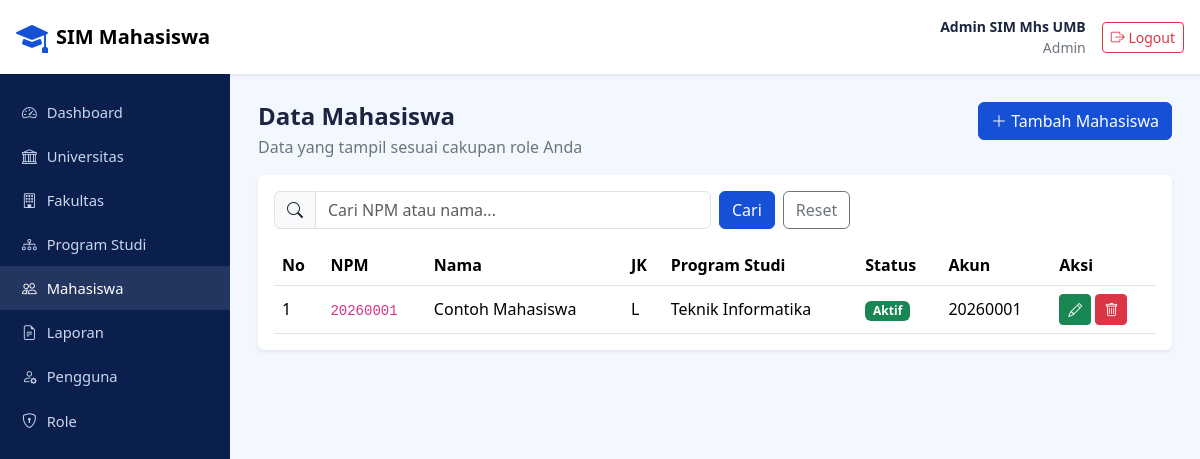
The app's page /pages/mahasiswa.php (signed in) with its own data.
### tables this page shows
CREATE TABLE `mahasiswa` (
  `id_mahasiswa` bigint unsigned NOT NULL AUTO_INCREMENT,
  `id_pengguna` bigint unsigned DEFAULT NULL,
  `id_program_studi` bigint unsigned NOT NULL,
  `npm` varchar(30) NOT NULL,
  `nama_mahasiswa` varchar(200) NOT NULL,
  `jenis_kelamin` enum('L','P') NOT NULL,
  `tempat_lahir` varchar(100) DEFAULT NULL,
  `tanggal_lahir` date DEFAULT NULL,
  `tanggal_masuk` date NOT NULL,
  `alamat` text,
  `status_mahasiswa` enum('Aktif','Cuti','Lulus','Mengundurkan Diri','Drop Out','Tidak Aktif') NOT NULL DEFAULT 'Aktif',
  `created_at` timestamp NOT NULL DEFAULT CURRENT_TIMESTAMP,
  `updated_at` timestamp NOT NULL DEFAULT CURRENT_TIMESTAMP ON UPDATE CURRENT_TIMESTAMP,
  PRIMARY KEY (`id_mahasiswa`),
  UNIQUE KEY `uk_mahasiswa_npm` (`npm`),
  UNIQUE KEY `uk_mahasiswa_pengguna` (`id_pengguna`),
  KEY `idx_mahasiswa_prodi` (`id_program_studi`),
  KEY `idx_mahasiswa_nama` (`nama_mahasiswa`),
  KEY `idx_mahasiswa_status` (`status_mahasiswa`),
  CONSTRAINT `fk_mahasiswa_pengguna` FOREIGN KEY (`id_pengguna`) REFERENCES `pengguna` (`id_pengguna`) ON DELETE SET NULL ON UPDATE CASCADE,
  CONSTRAINT `fk_mahasiswa_prodi` FOREIGN KEY (`id_program_studi`) REFERENCES `program_studi` (`id_program_studi`) ON UPDATE CASCADE
);

CREATE TABLE `program_studi` (
  `id_program_studi` bigint unsigned NOT NULL AUTO_INCREMENT,
  `id_fakultas` bigint unsigned NOT NULL,
  `kode_program_studi` varchar(20) NOT NULL,
  `nama_program_studi` varchar(200) NOT NULL,
  `jenjang` varchar(20) NOT NULL DEFAULT 'S1',
  `status_aktif` enum('Aktif','Tidak Aktif') NOT NULL DEFAULT 'Aktif',
  `created_at` timestamp NOT NULL DEFAULT CURRENT_TIMESTAMP,
  `updated_at` timestamp NOT NULL DEFAULT CURRENT_TIMESTAMP ON UPDATE CURRENT_TIMESTAMP,
  PRIMARY KEY (`id_program_studi`),
  UNIQUE KEY `uk_prodi_fakultas_kode` (`id_fakultas`,`kode_program_studi`),
  CONSTRAINT `fk_prodi_fakultas` FOREIGN KEY (`id_fakultas`) REFERENCES `fakultas` (`id_fakultas`) ON UPDATE CASCADE
);

CREATE TABLE `pengguna` (
  `id_pengguna` bigint unsigned NOT NULL AUTO_INCREMENT,
  `id_role` smallint unsigned NOT NULL,
  `id_universitas` bigint unsigned DEFAULT NULL,
  `id_fakultas` bigint unsigned DEFAULT NULL,
  `id_program_studi` bigint unsigned DEFAULT NULL,
  `username` varchar(100) NOT NULL,
  `password_hash` varchar(255) NOT NULL,
  `nama_lengkap` varchar(200) NOT NULL,
  `email` varchar(150) DEFAULT NULL,
  `no_hp` varchar(30) DEFAULT NULL,
  `status_aktif` enum('Aktif','Tidak Aktif') NOT NULL DEFAULT 'Aktif',
  `last_login` datetime DEFAULT NULL,
  `created_at` timestamp NOT NULL DEFAULT CURRENT_TIMESTAMP,
  `updated_at` timestamp NOT NULL DEFAULT CURRENT_TIMESTAMP ON UPDATE CURRENT_TIMESTAMP,
  PRIMARY KEY (`id_pengguna`),
  UNIQUE KEY `username` (`username`),
  KEY `idx_pengguna_role` (`id_role`),
  KEY `idx_pengguna_universitas` (`id_universitas`),
  KEY `idx_pengguna_fakultas` (`id_fakultas`),
  KEY `idx_pengguna_prodi` (`id_program_studi`),
  CONSTRAINT `fk_pengguna_fakultas` FOREIGN KEY (`id_fakultas`) REFERENCES `fakultas` (`id_fakultas`) ON UPDATE CASCADE,
  CONSTRAINT `fk_pengguna_prodi` FOREIGN KEY (`id_program_studi`) REFERENCES `program_studi` (`id_program_studi`) ON UPDATE CASCADE,
  CONSTRAINT `fk_pengguna_role` FOREIGN KEY (`id_role`) REFERENCES `roles` (`id_role`) ON UPDATE CASCADE,
  CONSTRAINT `fk_pengguna_universitas` FOREIGN KEY (`id_universitas`) REFERENCES `universitas` (`id_universitas`) ON UPDATE CASCADE
);

### includes/mahasiswa_helper.php (called while the page is built, shortened)
<?php
function bisa_kelola_mhs(): bool {
    return in_array($_SESSION['kode_role'] ?? '', ['ADMIN', 'OPERATOR_PRODI'], true);
}
function scope_mhs(): array {
    $role = $_SESSION['kode_role'] ?? '';
    return ['1=1', '', []];
}

### includes/helper.php (called while the page is built, shortened)
<?php
function e($t) {
    return htmlspecialchars((string)$t, ENT_QUOTES, 'UTF-8');
}

### pages/mahasiswa.php (the view, shortened to what this page needs)
<?php
require_once __DIR__ . '/../includes/helper.php';
require_once __DIR__ . '/../config/koneksi.php';
require_once __DIR__ . '/../includes/mahasiswa_helper.php';
$bisaKelola = bisa_kelola_mhs();
[$wScope, $tScope, $pScope] = scope_mhs();
$q = trim($_GET['q'] ?? '');
$where = [$wScope];
$sql = "SELECT m.id_mahasiswa, m.npm, m.nama_mahasiswa, m.jenis_kelamin, m.status_mahasiswa,
               ps.nama_program_studi, u.username
        FROM mahasiswa m
        JOIN program_studi ps ON ps.id_program_studi = m.id_program_studi
        LEFT JOIN pengguna u ON u.id_pengguna = m.id_pengguna
        WHERE " . implode(' AND ', $where) . "
        ORDER BY ps.nama_program_studi, m.npm";
$st = mysqli_prepare($koneksi, $sql);
mysqli_stmt_execute($st);
$data = mysqli_fetch_all(mysqli_stmt_get_result($st), MYSQLI_ASSOC);
include __DIR__ . '/../includes/layout_atas.php';
?>
<div class="d-flex justify-content-between align-items-start flex-wrap gap-2 mb-3">
  <div>
    <h4 class="fw-bold mb-1">Data Mahasiswa</h4>
    <p class="text-secondary mb-0">Data yang tampil sesuai cakupan role Anda</p>
  </div>
  <?php if ($bisaKelola): ?>
    <a href="mahasiswa_tambah.php" class="btn btn-primary"><i class="bi bi-plus-lg"></i> Tambah Mahasiswa</a>
  <?php endif; ?>
</div>
<div class="card border-0 shadow-sm"><div class="card-body">
  <form method="get" class="row g-2 mb-3">
    <div class="col-md-6">
      <div class="input-group">
        <span class="input-group-text"><i class="bi bi-search"></i></span>
        <input type="text" name="q" class="form-control" placeholder="Cari NPM atau nama..." value="<?= e($q) ?>">
      </div>
    </div>
    <div class="col-md-4 d-flex gap-2">
      <button class="btn btn-primary">Cari</button>
      <a href="mahasiswa.php" class="btn btn-outline-secondary">Reset</a>
    </div>
  </form>
  <div class="table-responsive">
    <table class="table align-middle mb-0">
      <thead>
        <tr><th>No</th><th>NPM</th><th>Nama</th><th>JK</th><th>Program Studi</th><th>Status</th><th>Akun</th>
            <?php if ($bisaKelola): ?><th>Aksi</th><?php endif; ?></tr>
      </thead>
      <tbody>
        <?php foreach ($data as $i => $m): ?>
          <tr>
            <td><?= $i + 1 ?></td>
            <td><code><?= e($m['npm']) ?></code></td>
            <td><?= e($m['nama_mahasiswa']) ?></td>
            <td><?= e($m['jenis_kelamin']) ?></td>
            <td><?= e($m['nama_program_studi']) ?></td>
            <td><span class="badge text-bg-<?= $m['status_mahasiswa'] === 'Aktif' ? 'success' : 'secondary' ?>">
                <?= e($m['status_mahasiswa']) ?></span></td>
            <td><?= e($m['username'] ?? '-') ?></td>
            <?php if ($bisaKelola): ?>
            <td class="text-nowrap">
              <a href="mahasiswa_edit.php?id=<?= (int)$m['id_mahasiswa'] ?>" class="btn btn-success btn-sm" title="Ubah">
                <i class="bi bi-pencil"></i></a>
              <form method="post" action="mahasiswa_hapus.php" class="d-inline"
                    onsubmit="return confirm('Yakin hapus data mahasiswa ini? Akun loginnya tidak ikut dihapus.');">
                <button class="btn btn-danger btn-sm" title="Hapus"><i class="bi bi-trash"></i></button>
              </form>
            </td>
            <?php endif; ?>
          </tr>
        <?php endforeach; ?>
      </tbody>
    </table>
  </div>
</div></div>
<?php include __DIR__ . '/../includes/layout_bawah.php'; ?>

### assets/css/style.css (style rules this page uses)
:root { --biru: #1550d6; --biru-tua: #0b1f4d; --soft: #f3f7ff; }
body { font-family: "Segoe UI", system-ui, sans-serif; color: #1c2540; }
.bg-soft { background: var(--soft); }
.btn-primary { background: var(--biru); border-color: var(--biru); }

### records on screen
mahasiswa: npm "20260001", nama_mahasiswa "Contoh Mahasiswa", jenis_kelamin "L", id_program_studi.nama_program_studi "Teknik Informatika", status_mahasiswa "Aktif", id_pengguna.username "20260001"

### other values on screen
$_SESSION['nama_lengkap'] "Admin SIM Mhs UMB"
$_SESSION['nama_role'] "Admin"
$label "Dashboard"
$label "Universitas"
$label "Fakultas"
$label "Program Studi"
$label "Mahasiswa"
$label "Laporan"
$label "Pengguna"
$label "Role"
